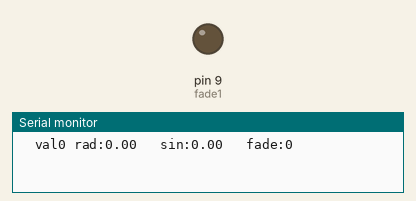
Simulated run of this sketch. Board: Arduino Uno, built with avr-gcc and run on an emulated ATmega328P. Parts: output pins drawn as LEDs (lit = HIGH), the last lines printed to the serial monitor.

Above: at 0.05 s.
At 0.25 s:
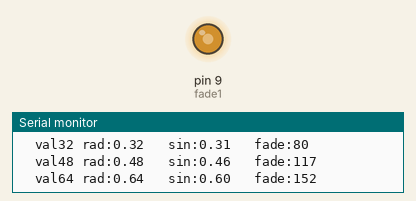
At 0.45 s:
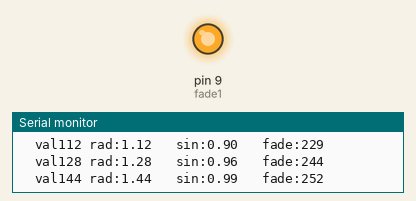
At 0.85 s:
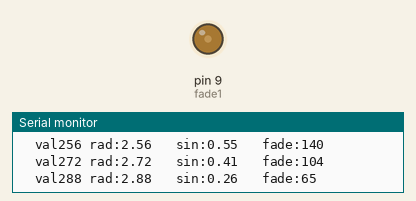
Timing chart, 0 to 3.0 s (numbered marks = the images above):
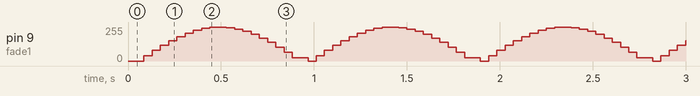

The sketch:

sinFading_Pix_.ino
```cpp
/*
Exact PixTrailer values!!!

 */
float radValue = 0;
double sinValue = 0;
int fadeValue = 0;

int fade1 = 9;    // LED connected to digital pin 9
int fade2 = 10;
int fade3 = 11;

void setup()  {
  // nothing happens in setup
  Serial.begin(9600);
}

void loop()  {
  // fade in from min to max in increments of 5 points:
  for(int val = 0 ; val <= 314; val +=16) {
    if(val == 0){
      delay(40);
    }

    radValue = val/100.0;
    sinValue = sin(radValue);
    fadeValue = int(255 * sinValue);

    Serial.print("\tval");
    Serial.print(val);
    Serial.print(" rad:");
    Serial.print(radValue);
    Serial.print("\t sin:");
    Serial.print(sinValue);
    Serial.print("\t fade:");
    Serial.println(fadeValue);

    analogWrite(fade1, fadeValue);
    // wait for 30 milliseconds to see the dimming effect
    delay(43);

  }
}
```
